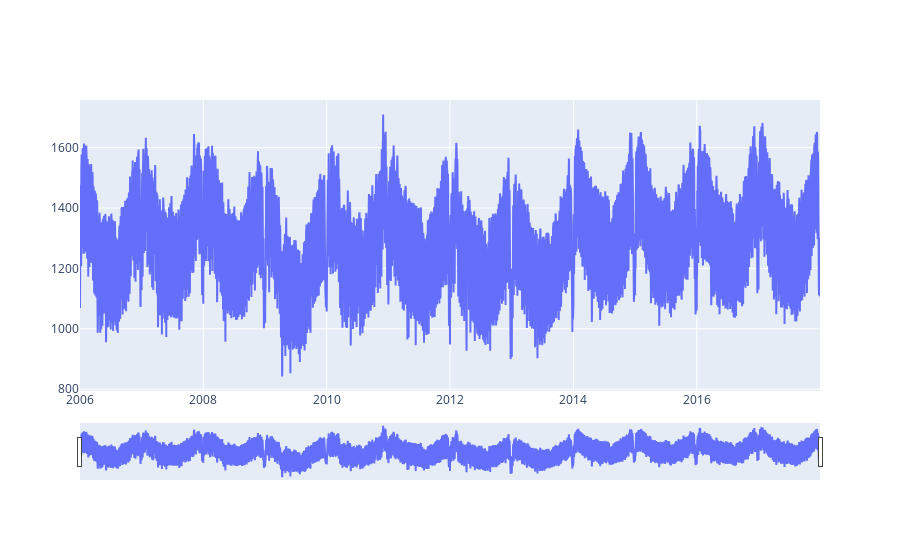

Notebook code for this chart:
### Code cell
import plotly.express as px
import plotly.graph_objects as go

fig= go.Figure([go.Scatter(name='true',x=df['Date'],y=df['Consumption'])])
fig.update_xaxes(rangeslider_visible=True)
fig.show()

### Figure 1 — Plotly figure (JSON) as saved in the notebook; plotly's stock layout.template omitted (floating-point values rounded to 4 significant figures; data arrays with more than 128 entries replaced by an {"elided": "..."} marker saying what was removed)
{"data": [{"name": "true", "type": "scatter", "x": {"elided": "4383 str values"}, "y": {"elided": "4383 float values"}}], "layout": {"xaxis": {"rangeslider": {"visible": true}}}}
